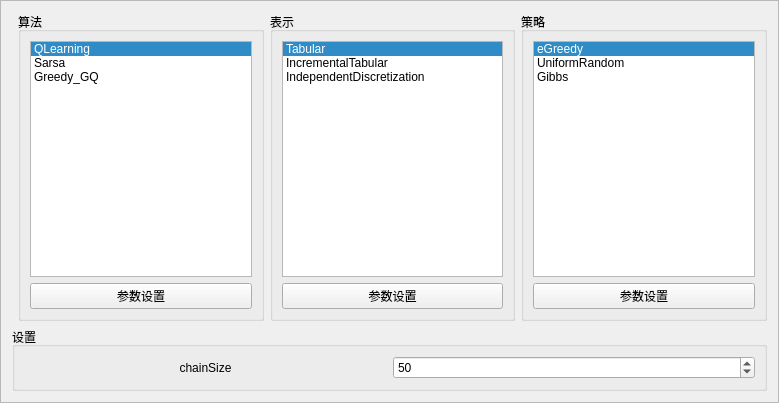
<?xml version="1.0" encoding="UTF-8"?>
<ui version="4.0">
 <class>Frame</class>
 <widget class="QFrame" name="Frame">
  <property name="geometry">
   <rect>
    <x>0</x>
    <y>0</y>
    <width>779</width>
    <height>403</height>
   </rect>
  </property>
  <property name="windowTitle">
   <string>Frame</string>
  </property>
  <property name="frameShape">
   <enum>QFrame::StyledPanel</enum>
  </property>
  <property name="frameShadow">
   <enum>QFrame::Raised</enum>
  </property>
  <layout class="QGridLayout" name="gridLayout">
   <item row="0" column="1">
    <widget class="QGroupBox" name="groupBox_2">
     <property name="title">
      <string>算法</string>
     </property>
     <layout class="QVBoxLayout" name="verticalLayout_2">
      <item>
       <widget class="QListWidget" name="lstAgent">
        <property name="currentRow">
         <number>0</number>
        </property>
        <item>
         <property name="text">
          <string>QLearning</string>
         </property>
        </item>
        <item>
         <property name="text">
          <string>Sarsa</string>
         </property>
        </item>
        <item>
         <property name="text">
          <string>Greedy_GQ</string>
         </property>
        </item>
       </widget>
      </item>
      <item>
       <widget class="QPushButton" name="btnConfigAgent">
        <property name="text">
         <string>参数设置</string>
        </property>
       </widget>
      </item>
     </layout>
    </widget>
   </item>
   <item row="0" column="2">
    <widget class="QGroupBox" name="groupBox_3">
     <property name="title">
      <string>表示</string>
     </property>
     <layout class="QVBoxLayout" name="verticalLayout_3">
      <item>
       <widget class="QListWidget" name="lstRepresentation">
        <property name="currentRow">
         <number>0</number>
        </property>
        <item>
         <property name="text">
          <string>Tabular</string>
         </property>
        </item>
        <item>
         <property name="text">
          <string>IncrementalTabular</string>
         </property>
        </item>
        <item>
         <property name="text">
          <string>IndependentDiscretization</string>
         </property>
        </item>
       </widget>
      </item>
      <item>
       <widget class="QPushButton" name="btnConfigRepresentation">
        <property name="text">
         <string>参数设置</string>
        </property>
       </widget>
      </item>
     </layout>
    </widget>
   </item>
   <item row="0" column="3">
    <widget class="QGroupBox" name="groupBox_4">
     <property name="title">
      <string>策略</string>
     </property>
     <layout class="QVBoxLayout" name="verticalLayout_4">
      <item>
       <widget class="QListWidget" name="lstPolicy">
        <property name="currentRow">
         <number>0</number>
        </property>
        <item>
         <property name="text">
          <string>eGreedy</string>
         </property>
        </item>
        <item>
         <property name="text">
          <string>UniformRandom</string>
         </property>
        </item>
        <item>
         <property name="text">
          <string>Gibbs</string>
         </property>
        </item>
       </widget>
      </item>
      <item>
       <widget class="QPushButton" name="btnConfigPolicy">
        <property name="text">
         <string>参数设置</string>
        </property>
       </widget>
      </item>
     </layout>
    </widget>
   </item>
   <item row="1" column="0" colspan="4">
    <widget class="QGroupBox" name="groupBox_5">
     <property name="title">
      <string>设置</string>
     </property>
     <layout class="QHBoxLayout" name="horizontalLayout">
      <item>
       <widget class="QLabel" name="label">
        <property name="text">
         <string>chainSize</string>
        </property>
        <property name="alignment">
         <set>Qt::AlignCenter</set>
        </property>
       </widget>
      </item>
      <item>
       <widget class="QSpinBox" name="spChainSize">
        <property name="minimum">
         <number>10</number>
        </property>
        <property name="maximum">
         <number>100</number>
        </property>
        <property name="value">
         <number>50</number>
        </property>
       </widget>
      </item>
     </layout>
    </widget>
   </item>
  </layout>
 </widget>
 <resources/>
 <connections/>
</ui>
